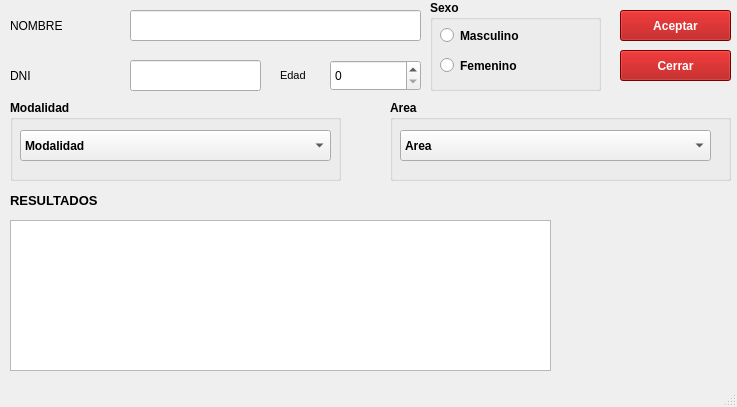
<?xml version="1.0" encoding="UTF-8"?>
<ui version="4.0">
 <class>Postulante</class>
 <widget class="QMainWindow" name="Postulante">
  <property name="geometry">
   <rect>
    <x>0</x>
    <y>0</y>
    <width>737</width>
    <height>407</height>
   </rect>
  </property>
  <property name="windowTitle">
   <string>MainWindow</string>
  </property>
  <widget class="QWidget" name="centralwidget">
   <widget class="QLabel" name="label_2">
    <property name="geometry">
     <rect>
      <x>10</x>
      <y>60</y>
      <width>271</width>
      <height>31</height>
     </rect>
    </property>
    <property name="font">
     <font>
      <family>Arial</family>
      <pointsize>9</pointsize>
      <weight>9</weight>
      <italic>false</italic>
      <bold>false</bold>
     </font>
    </property>
    <property name="styleSheet">
     <string notr="true">font: 75 9pt &quot;Arial&quot;;</string>
    </property>
    <property name="text">
     <string>DNI</string>
    </property>
   </widget>
   <widget class="QLineEdit" name="txtNombre">
    <property name="geometry">
     <rect>
      <x>130</x>
      <y>10</y>
      <width>291</width>
      <height>31</height>
     </rect>
    </property>
   </widget>
   <widget class="QLineEdit" name="txtDni">
    <property name="geometry">
     <rect>
      <x>130</x>
      <y>60</y>
      <width>131</width>
      <height>31</height>
     </rect>
    </property>
   </widget>
   <widget class="QSpinBox" name="spbEdad">
    <property name="geometry">
     <rect>
      <x>330</x>
      <y>60</y>
      <width>91</width>
      <height>31</height>
     </rect>
    </property>
   </widget>
   <widget class="QGroupBox" name="groupBox">
    <property name="geometry">
     <rect>
      <x>430</x>
      <y>0</y>
      <width>171</width>
      <height>91</height>
     </rect>
    </property>
    <property name="font">
     <font>
      <weight>75</weight>
      <bold>true</bold>
     </font>
    </property>
    <property name="title">
     <string>Sexo</string>
    </property>
    <widget class="QRadioButton" name="rbMasculino">
     <property name="geometry">
      <rect>
       <x>10</x>
       <y>20</y>
       <width>151</width>
       <height>31</height>
      </rect>
     </property>
     <property name="font">
      <font>
       <weight>75</weight>
       <bold>true</bold>
      </font>
     </property>
     <property name="text">
      <string>Masculino</string>
     </property>
    </widget>
    <widget class="QRadioButton" name="rbFemenino">
     <property name="geometry">
      <rect>
       <x>10</x>
       <y>50</y>
       <width>151</width>
       <height>31</height>
      </rect>
     </property>
     <property name="font">
      <font>
       <weight>75</weight>
       <bold>true</bold>
      </font>
     </property>
     <property name="text">
      <string>Femenino</string>
     </property>
    </widget>
   </widget>
   <widget class="QGroupBox" name="groupBox_2">
    <property name="geometry">
     <rect>
      <x>10</x>
      <y>100</y>
      <width>331</width>
      <height>81</height>
     </rect>
    </property>
    <property name="font">
     <font>
      <pointsize>9</pointsize>
      <weight>75</weight>
      <bold>true</bold>
     </font>
    </property>
    <property name="title">
     <string>Modalidad</string>
    </property>
    <widget class="QComboBox" name="cboModalidad">
     <property name="geometry">
      <rect>
       <x>10</x>
       <y>30</y>
       <width>311</width>
       <height>31</height>
      </rect>
     </property>
     <item>
      <property name="text">
       <string>Modalidad</string>
      </property>
     </item>
     <item>
      <property name="text">
       <string>Practicante</string>
      </property>
     </item>
     <item>
      <property name="text">
       <string>Medio Tiempo</string>
      </property>
     </item>
     <item>
      <property name="text">
       <string>Tiempo Completo</string>
      </property>
     </item>
    </widget>
   </widget>
   <widget class="QGroupBox" name="groupBox_3">
    <property name="geometry">
     <rect>
      <x>390</x>
      <y>100</y>
      <width>341</width>
      <height>81</height>
     </rect>
    </property>
    <property name="font">
     <font>
      <pointsize>9</pointsize>
      <weight>75</weight>
      <bold>true</bold>
     </font>
    </property>
    <property name="title">
     <string>Area</string>
    </property>
    <widget class="QComboBox" name="cboArea">
     <property name="geometry">
      <rect>
       <x>10</x>
       <y>30</y>
       <width>311</width>
       <height>31</height>
      </rect>
     </property>
     <item>
      <property name="text">
       <string>Area</string>
      </property>
     </item>
     <item>
      <property name="text">
       <string>Desarrollo de Sistemas</string>
      </property>
     </item>
     <item>
      <property name="text">
       <string>Redes Informaticas</string>
      </property>
     </item>
     <item>
      <property name="text">
       <string>Soporte Tecnico</string>
      </property>
     </item>
    </widget>
   </widget>
   <widget class="QPushButton" name="btnAceptar">
    <property name="geometry">
     <rect>
      <x>620</x>
      <y>10</y>
      <width>111</width>
      <height>31</height>
     </rect>
    </property>
    <property name="font">
     <font>
      <family>Arial</family>
      <pointsize>9</pointsize>
      <weight>75</weight>
      <bold>true</bold>
     </font>
    </property>
    <property name="styleSheet">
     <string notr="true">background-color: rgb(170, 0, 0);
color: rgb(255, 255, 255);</string>
    </property>
    <property name="text">
     <string>Aceptar</string>
    </property>
   </widget>
   <widget class="QPushButton" name="btnCerrar">
    <property name="geometry">
     <rect>
      <x>620</x>
      <y>50</y>
      <width>111</width>
      <height>31</height>
     </rect>
    </property>
    <property name="font">
     <font>
      <family>Arial</family>
      <pointsize>9</pointsize>
      <weight>75</weight>
      <bold>true</bold>
     </font>
    </property>
    <property name="styleSheet">
     <string notr="true">background-color: rgb(170, 0, 0);
color: rgb(255, 255, 255);</string>
    </property>
    <property name="text">
     <string>Cerrar</string>
    </property>
   </widget>
   <widget class="QLabel" name="label_3">
    <property name="geometry">
     <rect>
      <x>280</x>
      <y>60</y>
      <width>61</width>
      <height>31</height>
     </rect>
    </property>
    <property name="font">
     <font>
      <family>Arial</family>
      <pointsize>8</pointsize>
      <weight>9</weight>
      <italic>false</italic>
      <bold>false</bold>
     </font>
    </property>
    <property name="styleSheet">
     <string notr="true">font: 75 8pt &quot;Arial&quot;;</string>
    </property>
    <property name="text">
     <string>Edad</string>
    </property>
   </widget>
   <widget class="QLabel" name="label_4">
    <property name="geometry">
     <rect>
      <x>10</x>
      <y>10</y>
      <width>311</width>
      <height>31</height>
     </rect>
    </property>
    <property name="font">
     <font>
      <family>Arial</family>
      <pointsize>9</pointsize>
      <weight>9</weight>
      <italic>false</italic>
      <bold>false</bold>
     </font>
    </property>
    <property name="styleSheet">
     <string notr="true">font: 75 9pt &quot;Arial&quot;;</string>
    </property>
    <property name="text">
     <string>NOMBRE</string>
    </property>
   </widget>
   <widget class="QLabel" name="label">
    <property name="geometry">
     <rect>
      <x>10</x>
      <y>180</y>
      <width>201</width>
      <height>41</height>
     </rect>
    </property>
    <property name="font">
     <font>
      <pointsize>10</pointsize>
      <weight>75</weight>
      <bold>true</bold>
     </font>
    </property>
    <property name="text">
     <string>RESULTADOS</string>
    </property>
   </widget>
   <widget class="QTextEdit" name="txtS">
    <property name="geometry">
     <rect>
      <x>10</x>
      <y>220</y>
      <width>541</width>
      <height>151</height>
     </rect>
    </property>
   </widget>
   <widget class="QLabel" name="label_5">
    <property name="geometry">
     <rect>
      <x>560</x>
      <y>220</y>
      <width>171</width>
      <height>151</height>
     </rect>
    </property>
    <property name="text">
     <string/>
    </property>
    <property name="pixmap">
     <pixmap>gratis-png-chico-usando-computadora-programador-programacion-de-computadora-software-de-computadora-programador.png</pixmap>
    </property>
    <property name="scaledContents">
     <bool>true</bool>
    </property>
   </widget>
  </widget>
  <widget class="QMenuBar" name="menubar">
   <property name="geometry">
    <rect>
     <x>0</x>
     <y>0</y>
     <width>737</width>
     <height>18</height>
    </rect>
   </property>
  </widget>
  <widget class="QStatusBar" name="statusbar"/>
 </widget>
 <resources/>
 <connections/>
</ui>
